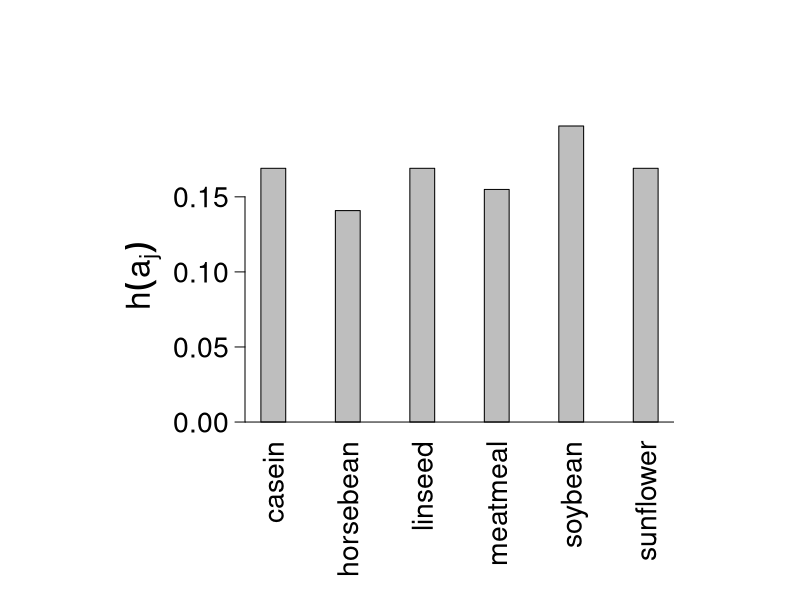
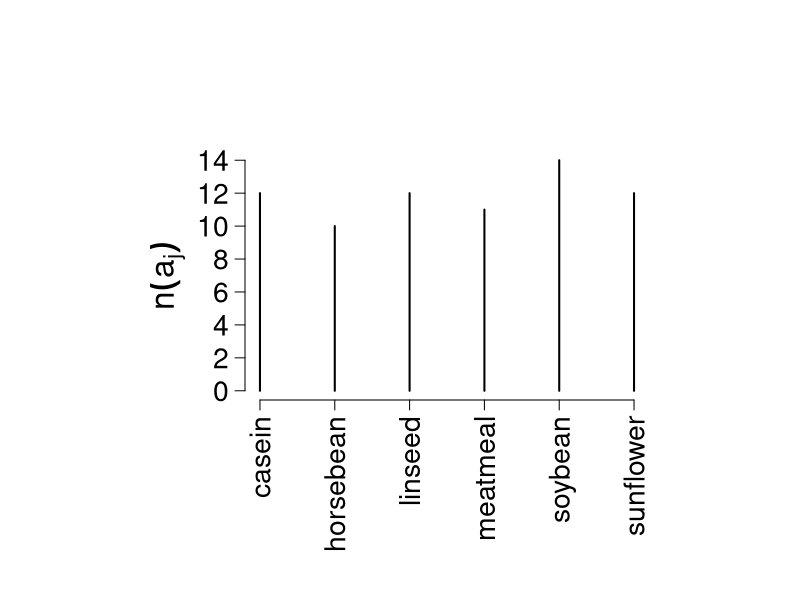

The R source for these figures, in order:
pdf("barp.pdf")

# cex for axis label size, margins (bottom, left, top, right)
# fin for figure dimension region (width and height), mgp for the positions of axis 
# las for label axis style = 2 (always perpendicular to the axis)
par(cex.axis=1.7, mai=c(b=0.5,l=1.2,t=0.01,r=0.01), fin = c(w=5.5,h=3.5), mgp=c(4,0.8,0), las=2)

# Bar Plot with axis label size=2, space between bars equal 2
barplot(table(chickwts$feed)/length(chickwts$feed), space=2,ylab= expression(h(a[j])), xlab="", cex.lab=2)
abline(h=0)

dev.off()


pdf("bard.pdf")

# cex for axis label size, margins (bottom, left, top, right)
# fin for figure dimension region (width and height), mgp for the positions of axis 
# las for label axis style = 2 (always perpendicular to the axis)
par(cex.axis=1.7, mai=c(b=0.5,l=0.95,t=0.01,r=0.01), fin = c(w=5,h=3), mgp=c(2.8,0.8,0), las=2)

# Bar Diagram with axis label size=2
plot(table(chickwts$feed), ylab= expression(n(a[j])), xlab="", cex.lab=2)

dev.off()
